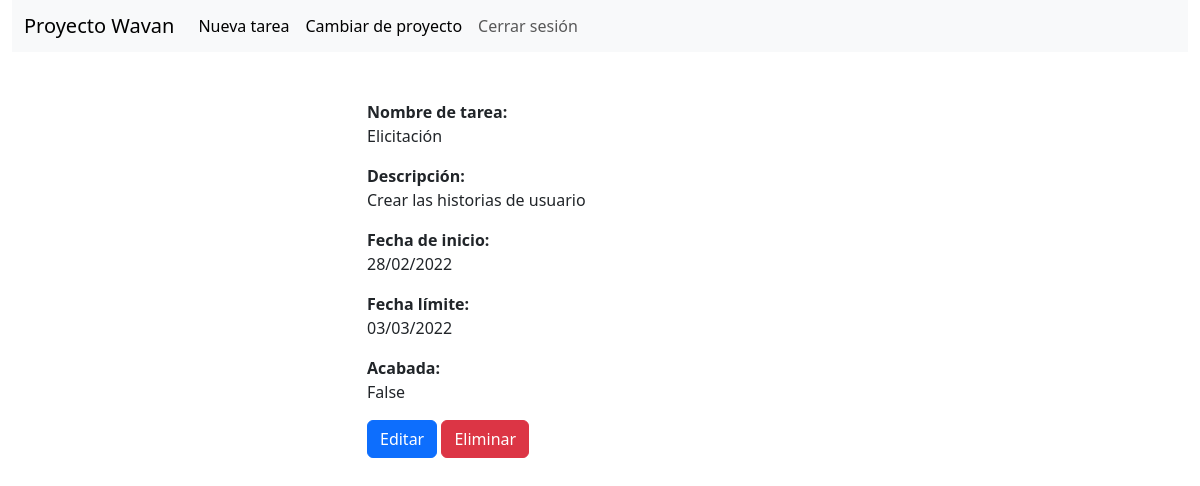
Screenshot of /proyectos/6/tareas/10 (signed in) with the database file from the repository.
### proyectos/models.py (models this page shows, shortened)
class Proyecto(models.Model):
    nombre_proyecto = models.CharField(max_length=100)
    usuarios = models.ManyToManyField(User, through='ProyectoUsuario')

### diagrama_gantt/models.py (models this page shows, shortened)
class Tarea(models.Model):
    proyecto = models.ForeignKey(Proyecto, on_delete=models.CASCADE)
    nombre_tarea = models.CharField(max_length=100)
    descripcion = models.CharField(max_length=500, blank=True, null=True)
    fecha_inicial = models.DateField()
    fecha_limite = models.DateField()
    esta_completado = models.BooleanField()

### tareas/views.py (the view)
# urls.py: path('<int:id_tarea>', views.ver_tarea, name='verTarea'),
@login_required(login_url='login')
def ver_tarea(request, id_proyecto, id_tarea):
    if not acceso_proyecto_guard(request, id_proyecto):
        return redirect('verProyectos')
    proyecto = Proyecto.objects.get(id=id_proyecto)
    if not request.user.has_perm('diagrama_gantt.view_tarea'):
        return redirect('gantt', id_proyecto)
    tarea = Tarea.objects.get(id=id_tarea)
    if tarea_contenida_en_proyecto_guard(id_proyecto, tarea):
        data = {
            'tarea': tarea,
            'proyecto': proyecto,
        }
        return render(request, 'ver_tarea.html', data)
    else:
        raise Http404(f"Tarea no encontrada en el proyecto {proyecto.nombre_proyecto}")

### ProyectoVerificacion/views.py (called while the page is built)
@login_required(login_url='login')
def acceso_proyecto_guard(request, id_proyecto):
    usuario = request.user
    proyecto = Proyecto.objects.get(id=id_proyecto)
    return proyecto in ProyectoUsuario.obtener_proyectos(usuario)

### proyectos/models.py (called while the page is built)
    def obtener_proyectos(usuario):
        return list(usuario.proyecto_set.all())

### tareas/views.py (called while the page is built)
def tarea_contenida_en_proyecto_guard(id_proyecto, tarea):
    return id_proyecto == tarea.proyecto_id

### tareas/templates/ver_tarea.html (shortened to what this page needs)
{% load bootstrap5 %}
<!DOCTYPE html>
<html lang="es">
<head>
    {% bootstrap_css %}
    {% load static %}
    <link rel="stylesheet" href="{% static 'styles_tareas.css' %}">
</head>
<body class="container-fluid">
<nav class="navbar navbar-expand-lg navbar-light bg-light">
    <div class="container-fluid">
        <a class="navbar-brand" href={% url 'gantt' proyecto.id %}>{{ proyecto.nombre_proyecto }}</a>
        <div class="collapse navbar-collapse" id="navbarSupportedContent">
            <ul class="navbar-nav me-auto mb-2 mb-lg-0">
                {% if perms.diagrama_gantt.add_tarea %}
                <li>
                    <a class="nav-link active" aria-current="page" href={% url 'crearTarea' proyecto.id %}>Nueva tarea</a>
                </li>
                {% endif %}
                <li class="nav-item">
                    <a class="nav-link active" aria-current="page" href={% url 'verProyectos' %}>Cambiar de proyecto</a>
                </li>
                <li class="nav-item">
                    <a class="nav-link" href="{% url 'cerrar_sesion' %}">Cerrar sesión</a>
                </li>
            </ul>
        </div>
    </div>
</nav>
<section class="container-fluid">
    <div class="d-flex row justify-content-center px-0 mx-0">
        <div class="col-5 mt-5">
            <p>
                <strong>Nombre de tarea:</strong><br>
                {{ tarea.nombre_tarea }}
            </p>
            <p>
                <strong>Descripción:</strong><br>
                {{ tarea.descripcion }}
            </p>
            <p>
                <strong>Fecha de inicio:</strong><br>
                {{ tarea.fecha_inicial|date:"d/m/Y" }}
            </p>
            <p>
                <strong>Fecha límite:</strong><br>
                {{ tarea.fecha_limite|date:"d/m/Y" }}
            </p>
            <p>
                <strong>Acabada:</strong><br>
                {{ tarea.esta_completado }}
            </p>
            {% if perms.diagrama_gantt.change_tarea %}
                <a href={% url 'editarTarea' proyecto.id tarea.id %} class="btn btn-primary">Editar</a>
            {% endif %}
            {% if perms.diagrama_gantt.delete_tarea %}
                <a href={% url 'eliminarTarea' proyecto.id tarea.id %} class="btn btn-danger">Eliminar</a>
            {% endif %}
        </div>
    </div>
</section>
</body>
</html>

### tareas/static/styles_tareas.css (style rules this page uses)
nav { height: 6.5vh; }
section { overflow: auto; height: 93.5vh; padding: 0 !important; }

### rows the page displays
Proyecto: nombre_proyecto "Proyecto Wavan"
Tarea: nombre_tarea "Elicitación", descripcion "Crear las historias de usuario", fecha_inicial "28/02/2022", fecha_limite "03/03/2022", esta_completado "False"
